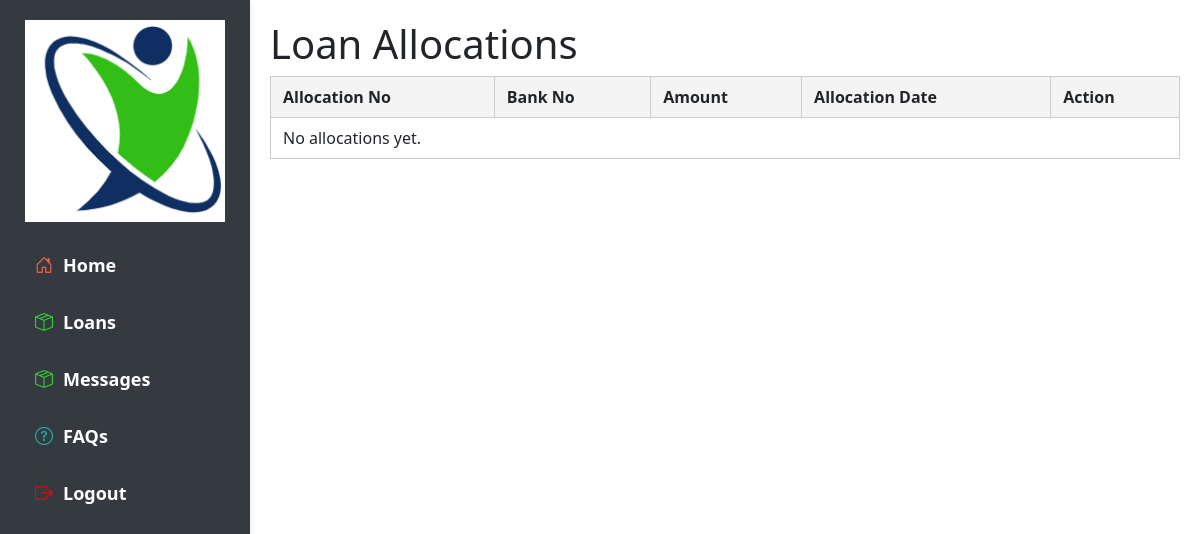
The app's page /Pesa/allocations/, older data.
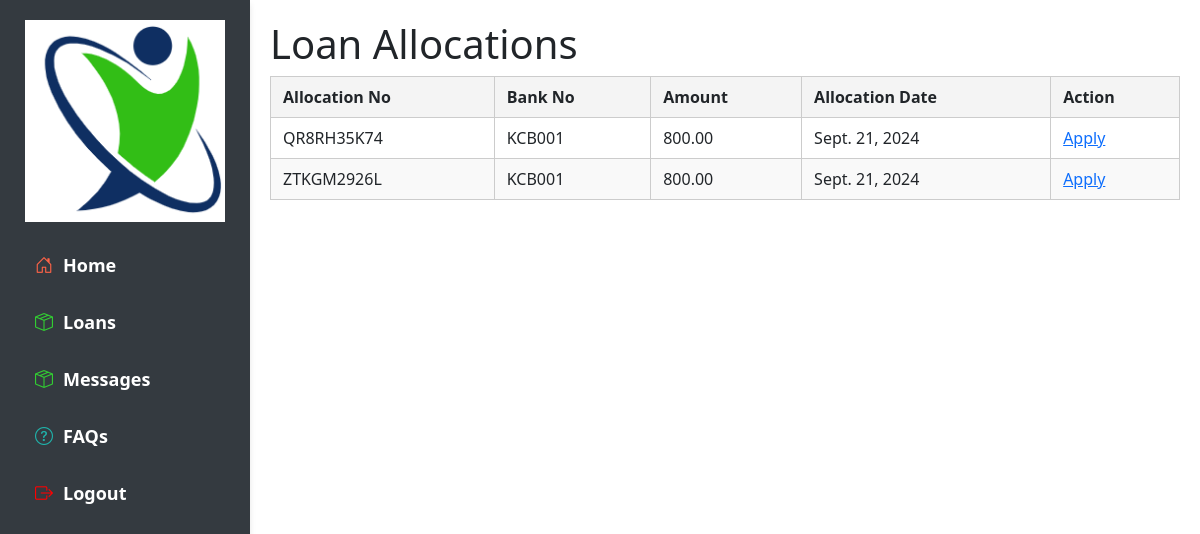
The same page, newer data.
### Mashinani/models.py (models this page shows, shortened)
class Allocation(models.Model):
    allocation_id = models.AutoField(primary_key=True, unique=True)
    allocation_no = models.CharField(unique=True, max_length=50, help_text="Enter the Allocation Number", blank=True)
    bank_no = models.CharField(max_length=100, help_text="Enter Bank Number:")
    amount = models.DecimalField(max_digits=15, decimal_places=2, help_text="Enter Amount to Allocate")
    interest_rate = models.DecimalField(max_digits=15, decimal_places=2, help_text="Enter Interest Rate")
    allocation_date = models.DateField(help_text="Enter Date of Allocation", blank=True)

### Mashinani/views.py (the view)
# urls.py: path('allocations/', AllocationsView.as_view(), name='allocations-list'),
class AllocationsView(ListView):
    model = Allocation
    template_name = 'allocations_list.html'
    context_object_name = 'allocations'

### Mashinani/templates/allocations_list.html (shortened to what this page needs)
{% extends 'member_base_dashboard.html' %}
{% load static %}
{% block content %}
</head>
<body>
    <h1>Loan Allocations</h1>
    <table>
        <thead>
            <tr>
                <th>Allocation No</th>
                <th>Bank No</th>
                <th>Amount</th>
                <th>Allocation Date</th>
                <th>Action</th>
            </tr>
        </thead>
        <tbody>
            {% for allocation in allocations %}
                <tr>
                    <td>{{ allocation.allocation_no }}</td>
                    <td>{{ allocation.bank_no }}</td>
                    <td>{{ allocation.amount }}</td>
                    <td>{{ allocation.allocation_date }}</td>
                    <td><a href="{% url 'loan-application' allocation.allocation_no %}">Apply</a></td>
                </tr>
                {% empty %}
                <tr>
                    <td colspan="6">No allocations yet.</td>
                </tr>
            {% endfor %}
        </tbody>
    </table>
{% endblock %}

### Mashinani/templates/member_base_dashboard.html (shortened to what this page needs)
{% load static %}
<!DOCTYPE html>
<html lang="en">
<head>
    <link rel="stylesheet" href="{% static 'css/base_dashboard.css' %}">
    <link rel="stylesheet" href="{% static 'css/bootstrap.min.css' %}">
    <link href="https://cdn.jsdelivr.net/npm/bootstrap-icons/font/bootstrap-icons.min.css" rel="stylesheet">
</head>
<body>
<aside class="sidebar">
    <div class="logo">
        <img src="{% static 'img/connect.png' %}" alt="Mashinani">
    </div>
    <nav class="navigation" role="navigation" aria-label="Main Navigation">
        <a href="{% url 'bank-dashboard' %}" class="nav-item"><i class="bi bi-house-door icon-home"></i> Home</a>
        <a class="nav-item" data-bs-toggle="collapse" href="#sentCollapse" role="button" aria-expanded="false" aria-controls="sentCollapse">
            <i class="bi bi-box-seam icon-sent"></i> Loans
        </a>
        <a class="nav-item" data-bs-toggle="collapse" href="#receivedCollapse" role="button" aria-expanded="false" aria-controls="sentCollapse">
            <i class="bi bi-box-seam icon-sent"></i> Messages
        </a>
        <a href="{% url 'member-faqs' %}" class="nav-item"><i class="bi bi-question-circle icon-faq"></i> FAQs</a>
        <a href="{% url 'logout' %}" class="nav-item"><i class="bi bi-box-arrow-right icon-logout"></i> Logout</a>
    </nav>
</aside>
<main class="main-content">
    <section id="home" class="hero">
        <div class="hero-content">
            {% block content %}{% endblock %}
        </div>
    </section>
</main>
</body>
</html>

### Mashinani/static/css/base_dashboard.css (style rules this page uses)
body, h1, h2, h3, p, ul, li { margin: 0; padding: 0; }
body { font-family: 'Nunito', sans-serif; margin: 0; padding: 0; box-sizing: border-box; background-color: #f9f9f9; color: #333; }
.sidebar { width: 250px; height: 100%; position: fixed; top: 0; left: 0; background-color: #343a40; box-shadow: 0px 4px 6px rgba(0, 0, 0, 0.1); padding-top: 20px; }
.logo img { max-width: 80%; height: auto; margin: 0 auto; display: block; margin-bottom: 20px; }
.navigation { display: flex; flex-direction: column; gap: 10px; padding-left: 20px; }
.nav-item { display: flex; align-items: center; text-decoration: none; color: #ffffff; font-weight: bold; font-size: 18px; transition: background-color 0.3s ease, color 0.3s ease; padding: 10px 15px; border-radius: 5px; }
.nav-item i { margin-right: 10px; }
.icon-home { color: #ff6347; }
.icon-sent { color: #32cd32; }
.icon-faq { color: #20b2aa; }
.icon-logout { color: #ff0000; }
.main-content { margin-left: 250px; padding: 20px; background-color: #ffffff; min-height: 100vh; box-shadow: 0px 4px 6px rgba(0, 0, 0, 0.1); }
.hero { display: flex; flex-direction: column; align-items: left; justify-content: left; text-align: left; height: 100%; }

### Mashinani/templates/allocations_list.html (style rules this page uses)
table { width: 100%; border-collapse: collapse; }
th, td { padding: 8px 12px; border: 1px solid #ccc; }
th { background-color: #f4f4f4; }
tr:nth-child(even) { background-color: #f9f9f9; }

Row changes from the older to the newer data that the page shows:
added Allocation: allocation_no "QR8RH35K74", bank_no "KCB001", amount "800.00", allocation_date "Sept. 21, 2024"
added Allocation: allocation_no "ZTKGM2926L", bank_no "KCB001", amount "800.00", allocation_date "Sept. 21, 2024"
Text that changed along with them:
text no longer shown: "No allocations yet."
